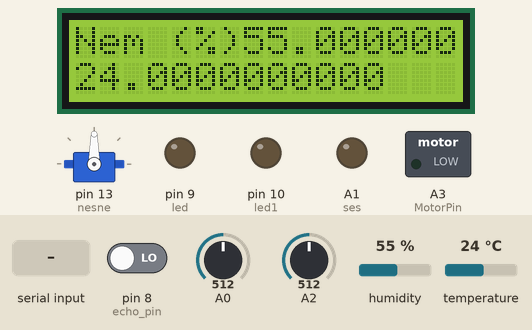
Simulated run of this sketch. Board: Arduino Uno, built with avr-gcc and run on an emulated ATmega328P. On the bench: 16×2 character LCD, servo, switched loads named in the sketch (green lamp = pin HIGH), output pins drawn as LEDs (lit = HIGH). The test bench sets the inputs (shaded band); at power-on: temperature 24 °C, A0 = 512, A2 = 512, pin 8 (echo_pin) LOW, humidity 55 %. Pins used as bus, display or sensor lines are not drawn; what the sketch prints to the serial monitor is not drawn.

Above: at 4.2 s.
4.3 s: temperature set to 3 °C
At 9.7 s:
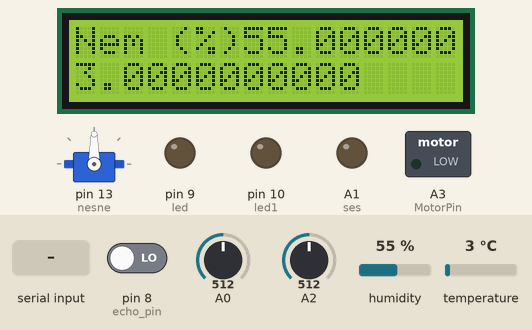
12.7 s: "led yak" received over Serial
At 18.1 s:
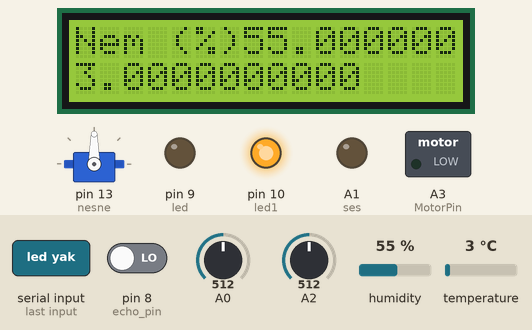
23.9 s: temperature set to 12 °C
At 26.4 s:
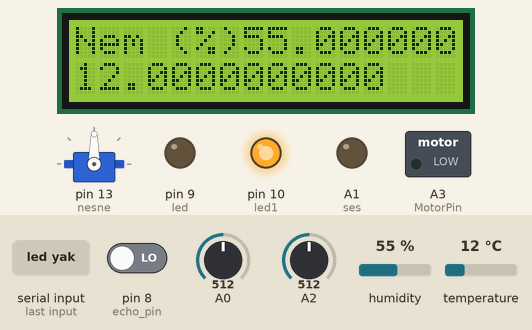
29.8 s: A0 set to 882
35.1 s: A0 set to 913
At 39.53 s:
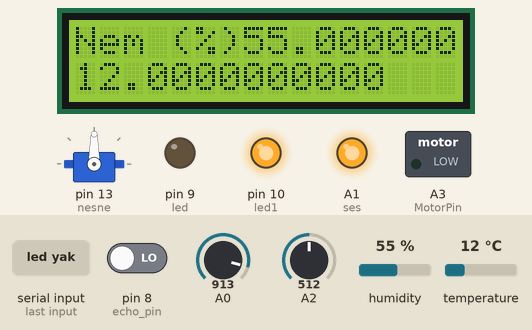
40.9 s: A2 set to 418
46.5 s: A2 set to 386
Timing chart, 0 to 49.0 s (numbered marks = the images above; inputs shaded):
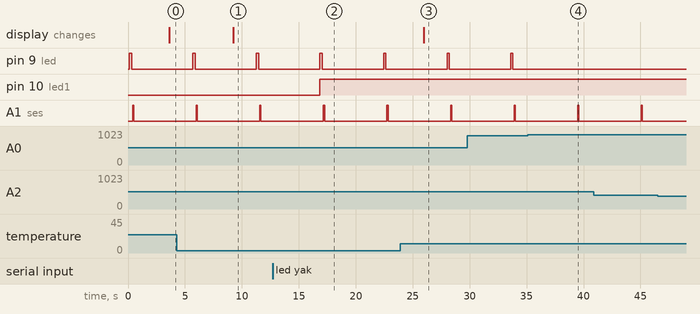

The sketch:

b_t_n_kod.ino
```cpp
#include <dht11.h>
#include <LiquidCrystal.h>
#include<Servo.h>
Servo nesne;
LiquidCrystal lcd(12,11,5,4,3,2);
dht11 DHT11;

#define led 9
#define led1 10
#define MotorPin A3
#define ses A1
#define hrkt 6

const int trigger_pin= 1;
const int echo_pin = 8;

int MotorDurum = LOW;
int sonuc;
int esikDegeri = 400;
int deger;
int zaman,uzaklik;
String readString = "";

void setup() {
  pinMode(led,OUTPUT);
  pinMode(led1, OUTPUT);
  pinMode(ses,OUTPUT);
  pinMode(MotorPin, OUTPUT);
  pinMode(trigger_pin,OUTPUT);
  pinMode(echo_pin,INPUT);

  digitalWrite(led1, LOW);
  Serial.begin(9600);

  lcd.begin(16,2);
  DHT11.attach(7);
  nesne.attach(13);


}

void loop() {
  //----------------------------------------------LDR İLE LED
  int isik = analogRead(A0);
  Serial.println(isik);
  delay(50);

  if(isik > 900){ //Okunan ışık değeri 900'den büyük ise
    digitalWrite(led,LOW); //LED yanmasın
  }

    if(isik <= 900){ //Okunan ışık değeri 900'den büyük ise
    digitalWrite(led,HIGH); //LED yanmasın
  }
  //----------------------------------------------SES İLE LED
  while (Serial.available()) {
 char c = (char)Serial.read();
 readString += c;
 }
 if (readString.length() > 0) {
 if (readString == "led yak") {
 digitalWrite(led1, HIGH);
 }
 if (readString == "led kapat") {
 digitalWrite(led1, LOW);
 }
 readString = "";
 }
 delay(100);
 //----------------------------------------------DC MOTOR

 while (Serial.available()) {
 char c = (char)Serial.read();
 readString += c;
 }
if (readString.length() > 0) {
 if (readString == "fan aç") {
 MotorDurum = HIGH;
 }
 if (readString == "fan kapat") {
 MotorDurum = LOW;
 }
 readString = "";
}
  delay(100);

//----------------------------------------------PIR

if(sonuc==1){
    digitalWrite(led,HIGH);
    digitalWrite(ses,HIGH);
    }
  else{
      digitalWrite(led,LOW);
      digitalWrite(ses,LOW);
      }
  Serial.println(sonuc);
  delay(100);

//----------------------------------------------GAZ KAÇAK

deger = analogRead(A2);
  if(deger > esikDegeri){
    digitalWrite(ses, HIGH);
    delay(100);
    digitalWrite(ses, LOW);
    delay(100);
  }
  else{
    digitalWrite(ses, LOW);
  }
//----------------------------------------------SERVO

  digitalWrite(trigger_pin,HIGH);
  delay(1000);
  digitalWrite(echo_pin,LOW);
  zaman = pulseIn(echo_pin,HIGH);
  uzaklik=(zaman / 2)/29.1;
  if(uzaklik <=4){
    nesne.write(90);
    delay(1000);
    }
   else
    {nesne.write(90);}

//----------------------------------------------TERMOMETRE

 lcd.setCursor(0,0);
 int chk = DHT11.read();
 lcd.print("Nem (%)"    );
 lcd.println((float) DHT11.humidity,DEC);
 lcd.setCursor(0,1);
 lcd.println((float)DHT11.temperature,DEC);
 delay(2000);

}
```

Measured:
- the behaviour switches between 900 and 901 on A0 (found by bisection; images 3 and 4)
- after the input at 4.3 s, the display: changes after 4.9 s (image 1)
- after the input at 12.7 s, pin 10 (led1): LOW → HIGH after 4.2 s
- after the input at 23.9 s, the display: changes after 2.1 s (image 3)
- after the input at 35.1 s, pin 9 (led): stays LOW (without the input it goes to HIGH after 4.1 s)
- after the input at 46.5 s, every drawn part: stays the same
- by itself, pin 9 (led): alternates HIGH for 0.20 s and LOW for 5.4 s
- by itself, A1 (ses): alternates HIGH for 0.10 s and LOW for 5.5 s
